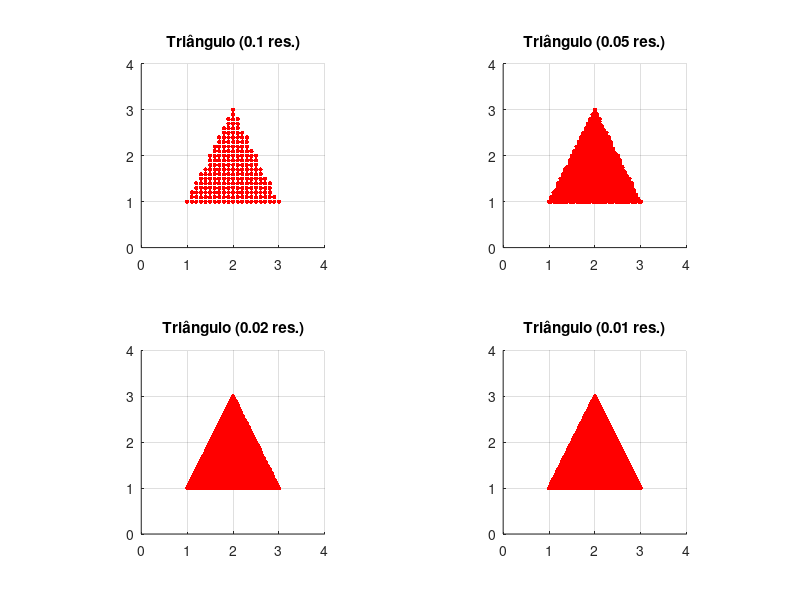
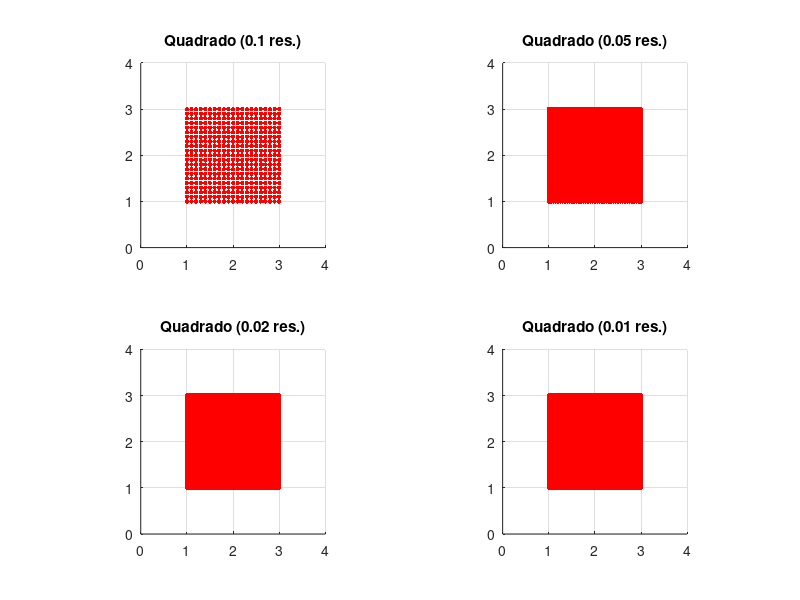
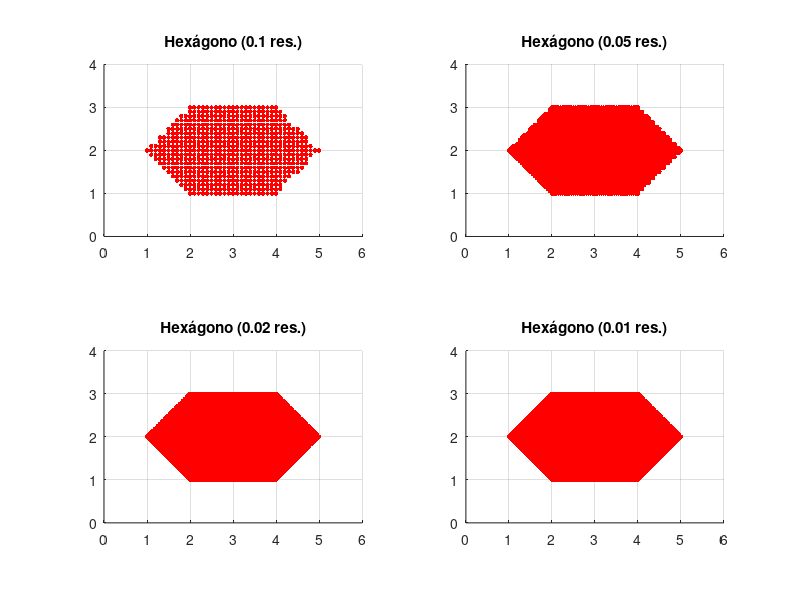

Write MATLAB code to recreate these figures, in order.
function polygon_rasterization_demo()
    % Exemplo 1: Triângulo equilátero
    triangle_vertices = [1, 1; 3, 1; 2, 3];
    resolutions = [0.1, 0.05, 0.02, 0.01];
    
    figure;
    subplot(2, 2, 1);
    rasterize_polygon(triangle_vertices, resolutions(1), 'Triângulo (0.1 res.)');
    subplot(2, 2, 2);
    rasterize_polygon(triangle_vertices, resolutions(2), 'Triângulo (0.05 res.)');
    subplot(2, 2, 3);
    rasterize_polygon(triangle_vertices, resolutions(3), 'Triângulo (0.02 res.)');
    subplot(2, 2, 4);
    rasterize_polygon(triangle_vertices, resolutions(4), 'Triângulo (0.01 res.)');
    
    % Exemplo 2: Quadrado
    square_vertices = [1, 1; 3, 1; 3, 3; 1, 3];
    
    figure;
    subplot(2, 2, 1);
    rasterize_polygon(square_vertices, resolutions(1), 'Quadrado (0.1 res.)');
    subplot(2, 2, 2);
    rasterize_polygon(square_vertices, resolutions(2), 'Quadrado (0.05 res.)');
    subplot(2, 2, 3);
    rasterize_polygon(square_vertices, resolutions(3), 'Quadrado (0.02 res.)');
    subplot(2, 2, 4);
    rasterize_polygon(square_vertices, resolutions(4), 'Quadrado (0.01 res.)');
    
    % Exemplo 3: Hexágono
    hexagon_vertices = [2, 1; 1, 2; 2, 3; 4, 3; 5, 2; 4, 1];
    
    figure;
    subplot(2, 2, 1);
    rasterize_polygon(hexagon_vertices, resolutions(1), 'Hexágono (0.1 res.)');
    subplot(2, 2, 2);
    rasterize_polygon(hexagon_vertices, resolutions(2), 'Hexágono (0.05 res.)');
    subplot(2, 2, 3);
    rasterize_polygon(hexagon_vertices, resolutions(3), 'Hexágono (0.02 res.)');
    subplot(2, 2, 4);
    rasterize_polygon(hexagon_vertices, resolutions(4), 'Hexágono (0.01 res.)');
end

function rasterize_polygon(vertices, resolution, title_str)
    min_x = min(vertices(:, 1));
    max_x = max(vertices(:, 1));
    min_y = min(vertices(:, 2));
    max_y = max(vertices(:, 2));
    
    [X, Y] = meshgrid(min_x:resolution:max_x, min_y:resolution:max_y);
    [rows, cols] = size(X);
    
    in_polygon = inpolygon(X(:), Y(:), vertices(:, 1), vertices(:, 2));
    
    X(~in_polygon) = NaN;
    Y(~in_polygon) = NaN;
    
    scatter(X(:), Y(:), 10, 'r', 'filled');
    axis([min_x - 1, max_x + 1, min_y - 1, max_y + 1]);
    title(title_str);
    grid on;
    axis equal;
end

% Chamar a função de demonstração
polygon_rasterization_demo();
